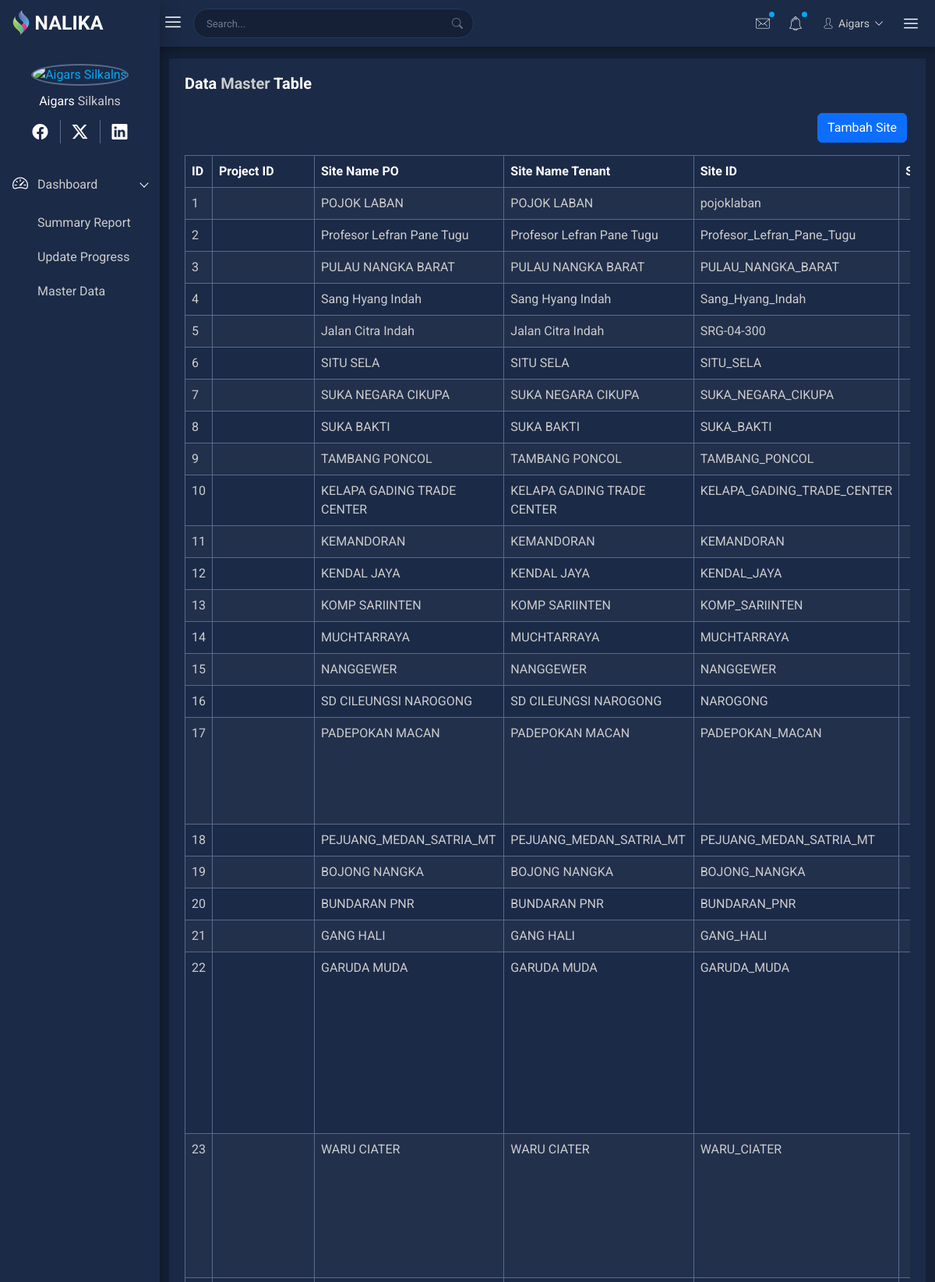
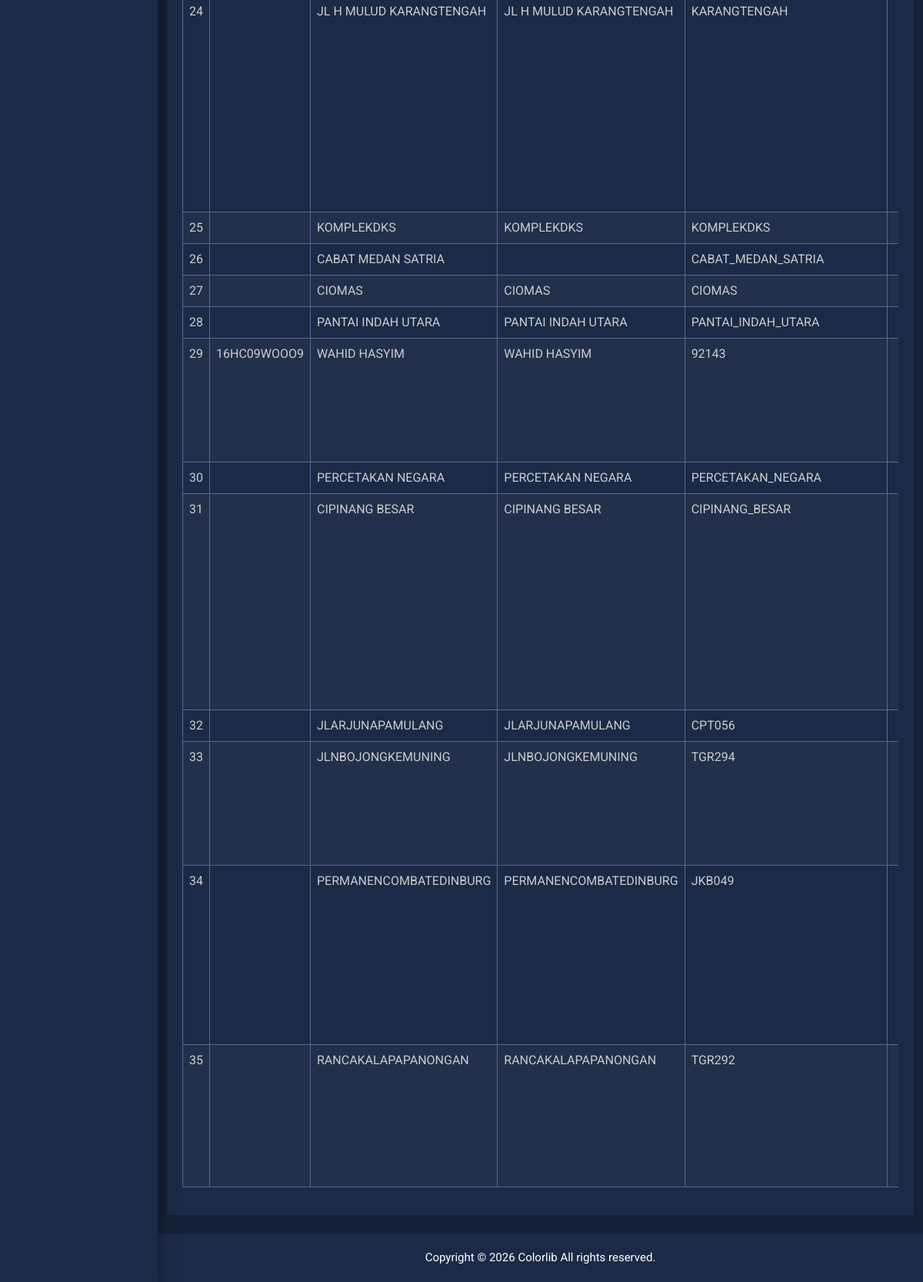
The app's page /index.php/tower/master with its own data (2 pictures, top to bottom).
### tables this page shows
CREATE TABLE `sites`  (
  `id` int NOT NULL AUTO_INCREMENT,
  `project_id` varchar(255) NULL DEFAULT NULL,
  `site_name_po` varchar(255) NULL DEFAULT NULL,
  `site_name_tenant` varchar(255) NULL DEFAULT NULL,
  `site_id` varchar(255) NULL DEFAULT NULL,
  `start` varchar(255) NULL DEFAULT NULL,
  `done` varchar(255) NULL DEFAULT NULL,
  `tenant` varchar(255) NULL DEFAULT NULL,
  `type_tower` varchar(255) NULL DEFAULT NULL,
  `height` varchar(255) NULL DEFAULT NULL,
  `alamat` longtext NULL,
  `latitude` varchar(255) NULL DEFAULT NULL,
  `longitude` varchar(255) NULL DEFAULT NULL,
  `pekerjaan` varchar(255) NULL DEFAULT NULL,
  `area` varchar(255) NULL DEFAULT NULL,
  `mitra` varchar(255) NULL DEFAULT NULL,
  `atp_date` varchar(255) NULL DEFAULT NULL,
  `executive_general_manager` varchar(255) NULL DEFAULT NULL,
  `manager_construction` varchar(255) NULL DEFAULT NULL,
  `gm_area_office` varchar(255) NULL DEFAULT NULL,
  `manager_const` varchar(255) NULL DEFAULT NULL,
  `project_management` varchar(255) NULL DEFAULT NULL,
  `waspang_area` varchar(255) NULL DEFAULT NULL,
  `progress` varchar(255) NULL DEFAULT NULL,
  `date_created` datetime NULL DEFAULT NULL,
  `date_modified` datetime NULL DEFAULT NULL,
  PRIMARY KEY (`id`) USING BTREE
);

### application/controllers/Tower.php (called while the page is built, shortened)
<?php
class Tower extends CI_Controller {
	public function __construct()
	{
		$this->load->library('form_validation');
		$this->load->model('Model_tower');
	}
	public function master(){
		$data['loadMaster'] = $this->Model_tower->loadMaster();
		$this->load->view('dashboard/header');
		$this->load->view('dashboard/sidebar');
		$this->load->view('dashboard/navbar');
		$this->load->view('master/index',$data);
		$this->load->view('dashboard/footer');
		$this->load->view('dashboard/script');
	}
}

### index.php (called while the page is built, shortened)
<?php
require_once BASEPATH . 'core/CodeIgniter.php';

### application/models/Model_tower.php (called while the page is built, shortened)
<?php defined('BASEPATH') or exit('No direct script access allowed');
class Model_tower extends CI_Model
{
    public function loadMaster(){
        $result = $this->db->get('sites');
        return $result->result_array();
    }
}

### application/views/master/index.php (the view, shortened to what this page needs)
<div class="data-table-area mg-tb-15">
    <div class="container-fluid">
        <div class="row">
            <div class="col-lg-12 col-md-12 col-sm-12 col-12">
                <div class="sparkline13-list">
                    <div class="sparkline13-hd">
                        <div class="main-sparkline13-hd">
                            <h1>Data <span class="table-project-n">Master</span> Table</h1>
                        </div>
                    </div>
                    <div class="sparkline13-graph ">
                        <div class="datatable-dashv1-list custom-datatable-overright table-responsive">
                            <div class="row">
                                <div class="col text-end p-3">
                                    <button href="" class="btn btn-primary" data-bs-toggle="modal" data-bs-target="#site_modal">Tambah Site</button>
                                </div>
                            </div>
                            <table class="table tabledata table-bordered table-hover table-striped">
                                <thead>
                                    <tr>
                                        <th>ID</th>
                                        <th>Project ID</th>
                                        <th>Site Name PO</th>
                                        <th>Site Name Tenant</th>
                                        <th>Site ID</th>
                                        <th>Start</th>
                                    </tr>
                                </thead>
                                <tbody>
                                    <?php $no = 1; ?>
                                    <?php foreach ($loadMaster as $lm) : ?>
                                        <tr class="row-site" data-id="<?= $lm['id'] ?>" data-project="<?= $lm['project_id'] ?>" data-site="<?= $lm['site_id'] ?>" data-name="<?= $lm['site_name_po'] ?>">
                                            <td><?= $no ?></td>
                                            <td><?= $lm['project_id'] ?></td>
                                            <td><?= $lm['site_name_po'] ?></td>
                                            <td><?= $lm['site_name_tenant'] ?></td>
                                            <td><?= $lm['site_id'] ?></td>
                                            <td><?= $lm['start'] ?></td>
                                        </tr>
                                        <?php $no++ ?>
                                    <?php endforeach; ?>
                                </tbody>
                            </table>
                        </div>
                    </div>
                </div>
            </div>
        </div>
    </div>
</div>

### assets/css/custom.css (style rules this page uses)
.row-site { cursor: pointer; }

### records on screen
sites: site_name_po "POJOK LABAN", site_name_tenant "POJOK LABAN", site "pojoklaban"
sites: site_name_po "Profesor Lefran Pane Tugu", site_name_tenant "Profesor Lefran Pane Tugu", site "Profesor_Lefran_Pane_Tugu"
sites: site_name_po "PULAU NANGKA BARAT", site_name_tenant "PULAU NANGKA BARAT", site "PULAU_NANGKA_BARAT"
sites: site_name_po "Sang Hyang Indah", site_name_tenant "Sang Hyang Indah", site "Sang_Hyang_Indah"
sites: site_name_po "Jalan Citra Indah", site_name_tenant "Jalan Citra Indah", site "SRG-04-300"
sites: site_name_po "SITU SELA", site_name_tenant "SITU SELA", site "SITU_SELA"
sites: site_name_po "SUKA NEGARA CIKUPA", site_name_tenant "SUKA NEGARA CIKUPA", site "SUKA_NEGARA_CIKUPA"
sites: site_name_po "SUKA BAKTI", site_name_tenant "SUKA BAKTI", site "SUKA_BAKTI"
sites: site_name_po "TAMBANG PONCOL", site_name_tenant "TAMBANG PONCOL", site "TAMBANG_PONCOL"
sites: site_name_po "KELAPA GADING TRADE CENTER", site_name_tenant "KELAPA GADING TRADE CENTER", site "KELAPA_GADING_TRADE_CENTER"
sites: site_name_po "KEMANDORAN", site_name_tenant "KEMANDORAN", site "KEMANDORAN"
sites: site_name_po "KENDAL JAYA", site_name_tenant "KENDAL JAYA", site "KENDAL_JAYA"
sites: site_name_po "KOMP SARIINTEN", site_name_tenant "KOMP SARIINTEN", site "KOMP_SARIINTEN"
sites: site_name_po "MUCHTARRAYA", site_name_tenant "MUCHTARRAYA", site "MUCHTARRAYA"
sites: site_name_po "NANGGEWER", site_name_tenant "NANGGEWER", site "NANGGEWER"
sites: site_name_po "SD CILEUNGSI NAROGONG", site_name_tenant "SD CILEUNGSI NAROGONG", site "NAROGONG"
sites: site_name_po "PADEPOKAN MACAN", site_name_tenant "PADEPOKAN MACAN", site "PADEPOKAN_MACAN"
sites: site_name_po "PEJUANG_MEDAN_SATRIA_MT", site_name_tenant "PEJUANG_MEDAN_SATRIA_MT", site "PEJUANG_MEDAN_SATRIA_MT"
sites: site_name_po "BOJONG NANGKA", site_name_tenant "BOJONG NANGKA", site "BOJONG_NANGKA"
sites: site_name_po "BUNDARAN PNR", site_name_tenant "BUNDARAN PNR", site "BUNDARAN_PNR"
sites: site_name_po "GANG HALI", site_name_tenant "GANG HALI", site "GANG_HALI"
sites: site_name_po "GARUDA MUDA", site_name_tenant "GARUDA MUDA", site "GARUDA_MUDA"
sites: site_name_po "WARU CIATER", site_name_tenant "WARU CIATER", site "WARU_CIATER"
sites: site_name_po "JL H MULUD KARANGTENGAH", site_name_tenant "JL H MULUD KARANGTENGAH", site "KARANGTENGAH"
sites: site_name_po "KOMPLEKDKS", site_name_tenant "KOMPLEKDKS", site "KOMPLEKDKS"
sites: site_name_po "CABAT MEDAN SATRIA", site "CABAT_MEDAN_SATRIA"
sites: site_name_po "CIOMAS", site_name_tenant "CIOMAS", site "CIOMAS"
sites: site_name_po "PANTAI INDAH UTARA", site_name_tenant "PANTAI INDAH UTARA", site "PANTAI_INDAH_UTARA"
sites: project "16HC09WOOO9", site_name_po "WAHID HASYIM", site_name_tenant "WAHID HASYIM", site "92143"
sites: site_name_po "PERCETAKAN NEGARA", site_name_tenant "PERCETAKAN NEGARA", site "PERCETAKAN_NEGARA"
sites: site_name_po "CIPINANG BESAR", site_name_tenant "CIPINANG BESAR", site "CIPINANG_BESAR"
sites: site_name_po "JLARJUNAPAMULANG", site_name_tenant "JLARJUNAPAMULANG", site "CPT056"
sites: site_name_po "JLNBOJONGKEMUNING", site_name_tenant "JLNBOJONGKEMUNING", site "TGR294"
sites: site_name_po "PERMANENCOMBATEDINBURG", site_name_tenant "PERMANENCOMBATEDINBURG", site "JKB049"
sites: site_name_po "RANCAKALAPAPANONGAN", site_name_tenant "RANCAKALAPAPANONGAN", site "TGR292"
